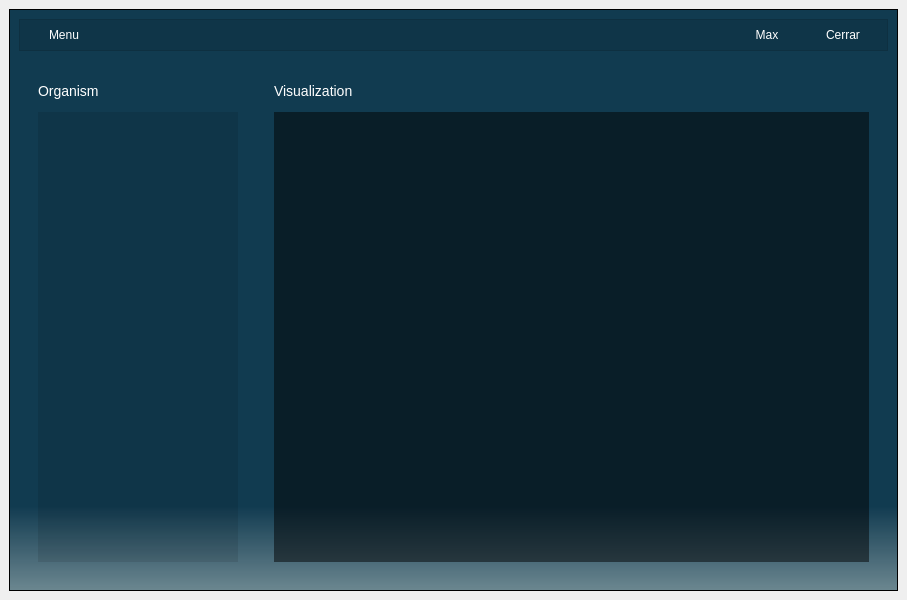
<?xml version="1.0" encoding="UTF-8"?>
<ui version="4.0">
 <class>MainWindow</class>
 <widget class="QMainWindow" name="MainWindow">
  <property name="geometry">
   <rect>
    <x>0</x>
    <y>0</y>
    <width>907</width>
    <height>600</height>
   </rect>
  </property>
  <property name="windowTitle">
   <string>MainWindow</string>
  </property>
  <property name="styleSheet">
   <string notr="true"/>
  </property>
  <widget class="QWidget" name="centralwidget">
   <layout class="QHBoxLayout" name="horizontalLayout_4">
    <item>
     <widget class="QFrame" name="Tapiz">
      <property name="styleSheet">
       <string notr="true">background:qlineargradient(spread:pad, x1:0, y1:0.131, x2:0, y2:1, stop:0.829545 rgba(10, 53, 75, 248), stop:1 rgba(109, 136, 145, 255));</string>
      </property>
      <property name="frameShape">
       <enum>QFrame::StyledPanel</enum>
      </property>
      <property name="frameShadow">
       <enum>QFrame::Raised</enum>
      </property>
      <layout class="QVBoxLayout" name="verticalLayout_2">
       <item>
        <widget class="QFrame" name="NavBar">
         <property name="styleSheet">
          <string notr="true">QFrame{
background-color: rgba(0, 0, 0,0.1);
max-height:30px;
min-height:30px;
}

QPushButton{
	color:#fff;
	font-size:12px;
	min-width:70px;
	max-width:70px;
	max-height:10px;
	min-height:10px;
	padding:0;
	margin:0;
	border:none;
	background-color:none;
}

QPushButton:hover{
	color:#add8e5;
	font-size:13px;
}</string>
         </property>
         <property name="frameShape">
          <enum>QFrame::StyledPanel</enum>
         </property>
         <property name="frameShadow">
          <enum>QFrame::Raised</enum>
         </property>
         <layout class="QHBoxLayout" name="horizontalLayout_3">
          <item>
           <widget class="QPushButton" name="btn_menu">
            <property name="styleSheet">
             <string notr="true"/>
            </property>
            <property name="text">
             <string>Menu</string>
            </property>
           </widget>
          </item>
          <item>
           <spacer name="horizontalSpacer">
            <property name="orientation">
             <enum>Qt::Horizontal</enum>
            </property>
            <property name="sizeHint" stdset="0">
             <size>
              <width>40</width>
              <height>20</height>
             </size>
            </property>
           </spacer>
          </item>
          <item>
           <layout class="QHBoxLayout" name="horizontalLayout_2">
            <item>
             <widget class="QPushButton" name="btn_restaurar">
              <property name="text">
               <string>Max</string>
              </property>
             </widget>
            </item>
            <item>
             <widget class="QPushButton" name="btn_close">
              <property name="text">
               <string>Cerrar</string>
              </property>
             </widget>
            </item>
           </layout>
          </item>
         </layout>
        </widget>
       </item>
       <item>
        <widget class="QFrame" name="MainContent">
         <property name="styleSheet">
          <string notr="true">background-color: rgba(0, 0, 0,0);
</string>
         </property>
         <property name="frameShape">
          <enum>QFrame::StyledPanel</enum>
         </property>
         <property name="frameShadow">
          <enum>QFrame::Raised</enum>
         </property>
         <layout class="QHBoxLayout" name="horizontalLayout">
          <item>
           <widget class="QFrame" name="Controls">
            <property name="styleSheet">
             <string notr="true">background-color: rgba(0, 0, 0,0);
min-width:230px;
max-width:0;
border:none;</string>
            </property>
            <property name="frameShape">
             <enum>QFrame::StyledPanel</enum>
            </property>
            <property name="frameShadow">
             <enum>QFrame::Raised</enum>
            </property>
            <layout class="QVBoxLayout" name="verticalLayout_3">
             <item>
              <widget class="QLabel" name="label">
               <property name="styleSheet">
                <string notr="true">color:#fff;
font-size:14px;
background-color: rgba(0, 0, 0,0);
min-height:30px;
max-height:30px;</string>
               </property>
               <property name="text">
                <string>Organism</string>
               </property>
              </widget>
             </item>
             <item>
              <widget class="QListView" name="ListGen">
               <property name="styleSheet">
                <string notr="true">QListView {
    border:none;
	background-color: rgba(0, 0, 0,0.1);
	margin:0;
	max-width:200px;
	min-width:200px;
}
QListView::item {
	font-size:12px;
	color:#fff;
	font-size:14px;
}</string>
               </property>
              </widget>
             </item>
            </layout>
           </widget>
          </item>
          <item>
           <widget class="QFrame" name="Visualizer">
            <property name="styleSheet">
             <string notr="true">background-color: rgba(0, 0, 0,0);
border:none;</string>
            </property>
            <property name="frameShape">
             <enum>QFrame::StyledPanel</enum>
            </property>
            <property name="frameShadow">
             <enum>QFrame::Raised</enum>
            </property>
            <layout class="QVBoxLayout" name="verticalLayout_4">
             <item>
              <widget class="QLabel" name="label_2">
               <property name="styleSheet">
                <string notr="true">font-size:14px;
color:#fff;
min-height:30px;
max-height:30px;</string>
               </property>
               <property name="text">
                <string>Visualization</string>
               </property>
              </widget>
             </item>
             <item>
              <widget class="QWidget" name="Visor" native="true">
               <property name="styleSheet">
                <string notr="true">background-color: rgba(0, 0, 0,0.5);
border:none;</string>
               </property>
              </widget>
             </item>
            </layout>
           </widget>
          </item>
         </layout>
        </widget>
       </item>
      </layout>
     </widget>
    </item>
   </layout>
  </widget>
 </widget>
 <resources/>
 <connections/>
</ui>
